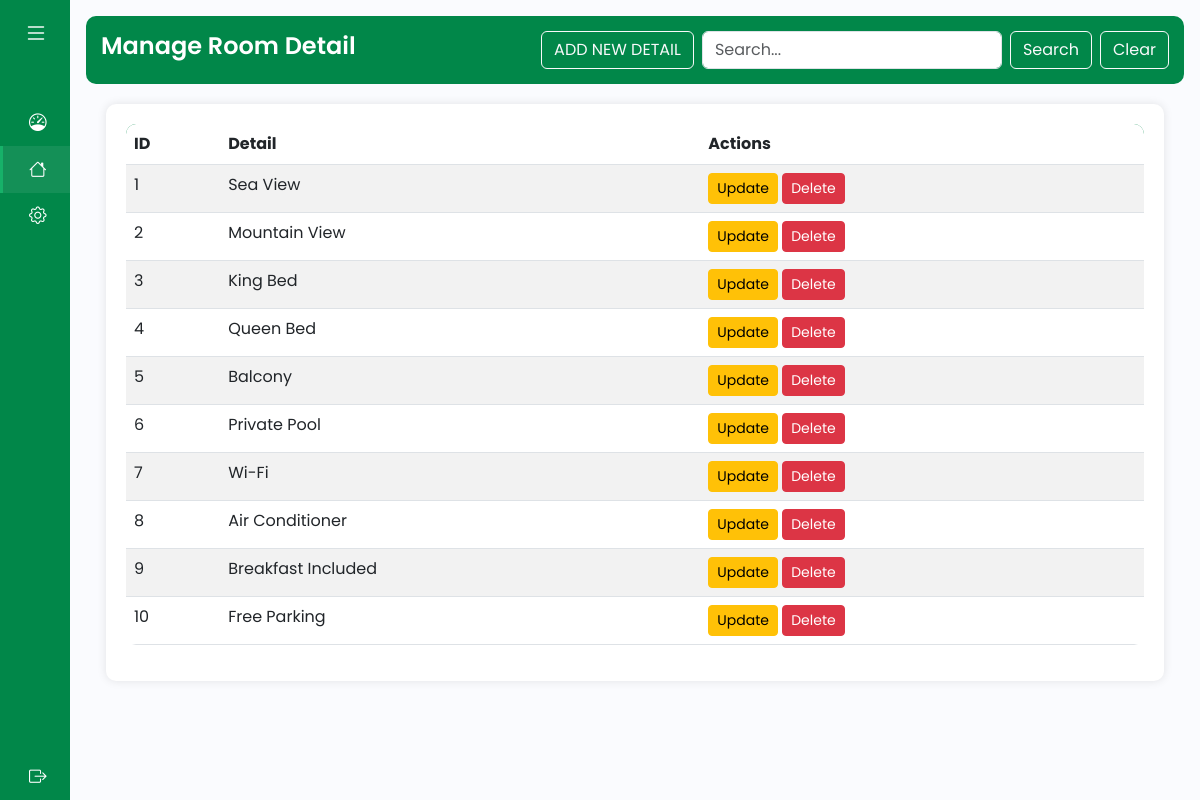
The app's page /admin/index.php?controller=detail&action=index with its own data.
### tables this page shows
CREATE TABLE `details` (
  `detailId` int(11) NOT NULL,
  `detailName` varchar(45) NOT NULL
);

### admin/controllers/detail_controller.php (called while the page is built, shortened)
<?php
    class DetailController{
        public function index(){
            $detailList =  Detail::getAll();
            require_once('views/detail/index_detail.php');
        }
    }
?>

### admin/connection_connect.php (called while the page is built, shortened)
<?php
    $dbname = "db24_100_g09";
?>

### admin/models/DetailModel.php (called while the page is built, shortened)
<?php
    class Detail{
        public function __construct($id, $name){
            $this->id = $id;
            $this->name = $name;
        }
        public static function getAll(){
            $detailList = [];
            require("connection_connect.php");
            $sql = "select * from details";
            $result = $conn->query($sql);
            while($my_row = $result->fetch_assoc()){
                $id = $my_row['detailId'];
                $name = $my_row['detailName'];
                $detailList[] = new Detail($id, $name);
            }
            return $detailList;
    }
}
?>

### admin/views/detail/index_detail.php (the view, shortened to what this page needs)
<div class="header d-flex justify-content-between align-items-center">
    <h1>Manage Room Detail</h1>
    <form class="d-flex">
        <a href="?controller=detail&action=addForm" class="btn btn-outline-light me-2">ADD NEW DETAIL</a>
        <input type="text" name="key" class="form-control search-bar" placeholder="Search..." aria-label="Search">
        <button class="btn btn-outline-light ms-2" type="submit" name="action" value="search">Search</button>
        <a href="?controller=detail&action=index" class="btn btn-outline-light ms-2">Clear</a>
    </form>
</div>
    <div class="table-container">
    <table class="table table-striped">
        <thead>
            <tr>
                    <th>ID</th>
                    <th>Detail</th>
                    <th>Actions</th>
            </tr>
        </thead>
        <tbody>
                <?php foreach($detailList as $detail): ?>
                <tr>
                    <td><?php echo $detail->id; ?></td>
                    <td><?php echo $detail->name; ?></td>
                    <td><a href="?controller=detail&action=update&id=<?php echo $detail->id; ?>"class = "btn btn-warning btn-sm">Update</a>
                    <button type="button" class="btn btn-danger btn-sm" data-bs-toggle="modal" data-bs-target="#deleteModal"
                            data-id="<?php echo $detail->id; ?>"
                            data-detail="<?php echo htmlspecialchars($detail->name); ?>"
                            >Delete
                    </button>
                <?php endforeach; ?>
        </tbody>
    </table>
</div>

### admin/style.css (style rules this page uses)
a { text-decoration: none; }
h1 { font-weight: 600; font-size: 1.5rem; }
body { font-family: 'Poppins', sans-serif; background-color: #f0f0f0; }
.table-container { margin: 20px; padding: 20px; border-radius: 10px; background-color: #ffffff; box-shadow: 0 0 10px rgba(0, 0, 0, 0.1); }
.header { background-color: #018749; padding: 15px; border-radius: 10px; color: #ffffff; }
.search-bar { width: 300px; }
thead { background-color: #018749; color: #ffffff; }
table { width: 100%; border-spacing: 0; border-radius: 10px; overflow: hidden; }

### records on screen
details: detailId "1", detailName "Sea View"
details: detailId "2", detailName "Mountain View"
details: detailId "3", detailName "King Bed"
details: detailId "4", detailName "Queen Bed"
details: detailId "5", detailName "Balcony"
details: detailId "6", detailName "Private Pool"
details: detailId "7", detailName "Wi-Fi"
details: detailId "8", detailName "Air Conditioner"
details: detailId "9", detailName "Breakfast Included"
details: detailId "10", detailName "Free Parking"
